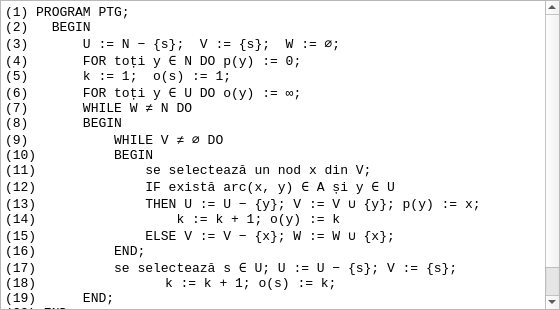
<?xml version="1.0" encoding="UTF-8"?>
<ui version="4.0">
 <class>PseudocodeFormClass</class>
 <widget class="QMainWindow" name="PseudocodeFormClass">
  <property name="geometry">
   <rect>
    <x>0</x>
    <y>0</y>
    <width>560</width>
    <height>310</height>
   </rect>
  </property>
  <property name="minimumSize">
   <size>
    <width>560</width>
    <height>310</height>
   </size>
  </property>
  <property name="windowTitle">
   <string>Pseudocode</string>
  </property>
  <widget class="QWidget" name="centralWidget">
   <layout class="QVBoxLayout" name="verticalLayout">
    <property name="spacing">
     <number>0</number>
    </property>
    <property name="leftMargin">
     <number>0</number>
    </property>
    <property name="topMargin">
     <number>0</number>
    </property>
    <property name="rightMargin">
     <number>0</number>
    </property>
    <property name="bottomMargin">
     <number>0</number>
    </property>
    <item>
     <widget class="QPlainTextEdit" name="plainTextEdit">
      <property name="sizePolicy">
       <sizepolicy hsizetype="Expanding" vsizetype="Expanding">
        <horstretch>0</horstretch>
        <verstretch>0</verstretch>
       </sizepolicy>
      </property>
      <property name="font">
       <font>
        <family>Lucida Console</family>
        <pointsize>10</pointsize>
       </font>
      </property>
      <property name="lineWrapMode">
       <enum>QPlainTextEdit::LineWrapMode::NoWrap</enum>
      </property>
      <property name="readOnly">
       <bool>true</bool>
      </property>
      <property name="plainText">
       <string>(1) PROGRAM PTG;
(2)   BEGIN
(3)       U := N − {s};  V := {s};  W := ∅;
(4)       FOR toți y ∈ N DO p(y) := 0;
(5)       k := 1;  o(s) := 1;
(6)       FOR toți y ∈ U DO o(y) := ∞;
(7)       WHILE W ≠ N DO
(8)       BEGIN
(9)           WHILE V ≠ ∅ DO
(10)          BEGIN
(11)              se selectează un nod x din V;
(12)              IF există arc(x, y) ∈ A și y ∈ U
(13)              THEN U := U − {y}; V := V ∪ {y}; p(y) := x;  
(14)                  k := k + 1; o(y) := k
(15)              ELSE V := V − {x}; W := W ∪ {x};
(16)          END;
(17)          se selectează s ∈ U; U := U − {s}; V := {s};
(18)          	k := k + 1; o(s) := k;
(19)      END;
(20) END.</string>
      </property>
     </widget>
    </item>
   </layout>
  </widget>
 </widget>
 <layoutdefault spacing="6" margin="11"/>
 <resources/>
 <connections/>
</ui>
